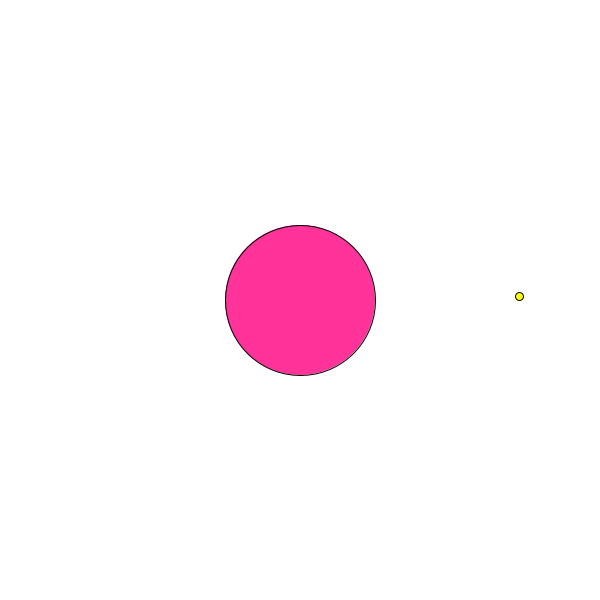
Frame 1 (no input)
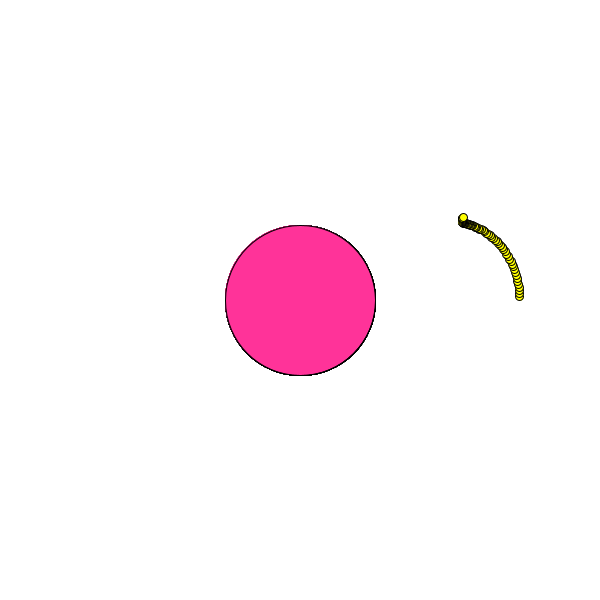
Frame 60 (the mouse pressed at the canvas centre just before this capture)
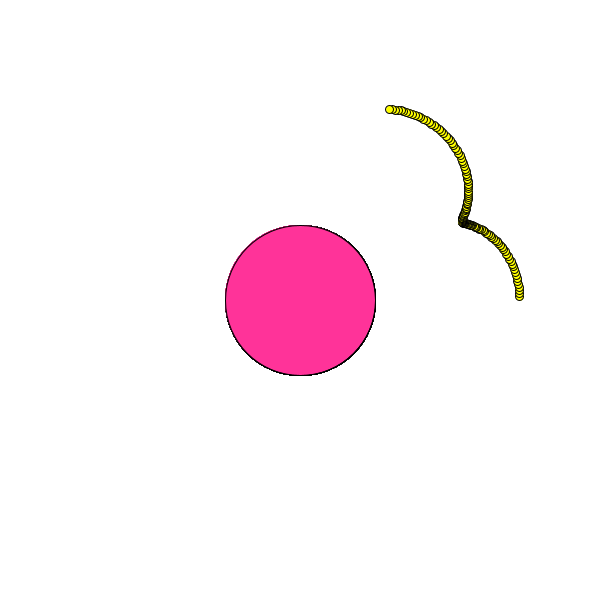
Frame 120 (the mouse held since frame 60 and released just before this capture)

The Processing sketch that drew these frames (run headless with seeded random() and noise(); from frame 60 on, the mouse is pressed at the canvas centre):

// Processing sketch: flower
// ── flower.pde
float t1, t2, t3, t4, ex, ey;

void setup()
{
  size(600, 600);
  background(255); 
  //frameRate(100);
}

void draw()
{

    fill(255,51,153);
    ellipse(300, 300, 150, 150);
    
    t1 = t1 + TWO_PI/720;
    t2 = t2 + TWO_PI/90;
    
   
   
    ex = 300 + 200*cos(t1) + 20*cos(t2);
    ey = 300 - 200*sin(t1) - 20*sin(t2);
   
    fill(255,255,0);
    ellipse(ex, ey, 8,8);
    
  
    
     
  }
    
  
